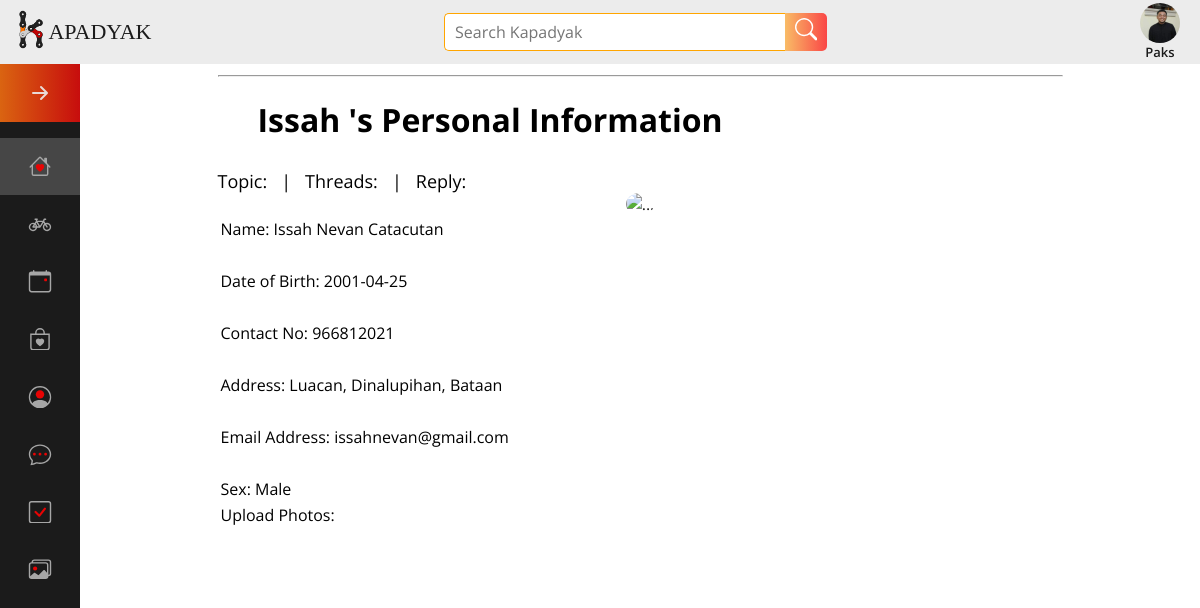
The app's page /Members/view_profile.php?id=25 (signed in) with its own data.
### tables this page shows
CREATE TABLE `members` (
  `member_id` int(11) NOT NULL,
  `email_address` varchar(255) DEFAULT NULL,
  `email_status` int(11) DEFAULT NULL,
  `username` varchar(255) DEFAULT NULL,
  `password` varchar(255) DEFAULT NULL,
  `confirm_password` varchar(255) DEFAULT NULL,
  `first_name` varchar(255) DEFAULT NULL,
  `middle_name` varchar(255) DEFAULT NULL,
  `last_name` varchar(255) DEFAULT NULL,
  `dob` date DEFAULT NULL,
  `sex` enum('Male','Female') DEFAULT NULL,
  `contact_number` int(11) DEFAULT NULL,
  `address` varchar(255) DEFAULT NULL,
  `image` varchar(255) NOT NULL,
  `online_status` text NOT NULL,
  `topic_ctr` varchar(255) NOT NULL,
  `threads_ctr` varchar(255) NOT NULL,
  `replies_ctr` varchar(255) NOT NULL,
  `access` varchar(50) NOT NULL,
  `unique_id` int(255) NOT NULL,
  `status` varchar(255) NOT NULL,
  `theme` varchar(255) NOT NULL
);

### Members/view_profile.php (the view, shortened to what this page needs)
 <?php $get_id=$_GET['id']; ?>
<!DOCTYPE html>
<html lang="en">
<head>
	<link rel="stylesheet" type="text/css" href="../style.css">
</head>
<body>
		<?php include 'poster.php';?>
    <div class="index-container">
		<div class="index-sidenav">
			<?php include '../Includes/Sidebar.php'; ?>
		</div>
		<div class="index-header">
			<?php include '../Includes/Header.php'; ?>
		<div class="index-content">
<center>
  <table>
  <tr>
  <td>
	<div class="container-fluid">
		<div class="row">
			<div class="col-md-3">
            	<div class="alert alert-info">
                  <hr />
       </div>
       </div>
			<div class="col-md-9">
                        <?php
			$query = $conn->query("select * from members where member_id = '$get_id'");
			$row = $query->fetch();
		?>
						<div class="jumbotron alert-info">
										<ul class="nav nav-tabs">
									<h1><?php echo $row['first_name']."'s"; ?> Personal Information</h1>
										</ul>
                                        	 <table border="0" width="845"><tr><td></td></tr></table>
<div class="panel panel-success">
  <div class="panel-heading">
      <div class="pull-right">
  <font size="4">  <i class="fa fa-clipboard"></i> Topic: <?php echo $row['topic_ctr'] ; ?> &nbsp;  | &nbsp;
			 <i class="fa fa-chain"></i> Threads: <?php echo $row['threads_ctr'] ; ?>  &nbsp; | &nbsp;
              <i class="fa fa-reply"></i> Reply: <?php echo $row['replies_ctr'] ; ?></font></div>
  </div>
  <div class="panel-body">
  		<div class="row">
        <div class="col-md-5">
	<center><a href="#change_profile_picture_modal" data-toggle="modal"> <img src="<?php echo $row['image']; ?>" width="280" height="240" alt="..." class="img-square thumbnail"/></a></center>
			</div>
			<div class="col-md-5">
            <table>
            <tr><td>
            	<label class="block">Name: <?php echo $row['first_name']." ".$row['middle_name']." ".$row['last_name']; ?></label>
            </td></tr>
            <tr>
            <td>
            </td>
            </tr>
             <tr><td>
            	<label class="block">Date of Birth: <?php echo $row['dob']; ?></label>
            </td></tr>
              <tr>
            <td>
            </td>
            </tr>
             <tr><td>
            	<label class="block">Contact No: <?php echo $row['contact_number']; ?></label>
            </td></tr>
              <tr>
            <td>
            </td>
            </tr>
             <tr><td>
              	<label class="block">Address: <?php echo $row['address']; ?></label>
            </td></tr>
              <tr>
            <td>
            </td>
            </tr>
            <tr>
           <td>
           	<label class="block">Email Address: <?php echo $row['email_address']; ?></label>
           </td>
            </tr>
              <tr>
            <td>
            </td>
            </tr>
               <tr>
           <td>
           	<label class="block">Sex: <?php echo $row['sex']; ?></label>
           </td>
            </tr>
            <td>
           	<label class="block">Upload Photos:</label>
           </td>
            </table>
			</div>
		</div>
  </div>
</div>
						</div>
			</div>
		</div>
	</div>
  </body>
</html>

### Includes/Header.php (shortened to what this page needs)
<!-- <?php
$session_Username = $_SESSION['SessionUsername'];
$session_memberID =  $_SESSION['id'];
?> -->
<?php
 $image_query = $conn->query("select * from members where member_id='$session_memberID'");
 while($image_row = $image_query->fetch())
 {
 if($image_row['image'] == ""){
    $memberImage = "../Images/default-profile.png";
} else{
    $memberImage=$image_row['image'];
}
 }
?>
<!DOCTYPE html>
<html lang="en">
<head>
    <link rel="stylesheet" href="../style.css">
</head>
<body>
    <header>
        <div class="header-logo" id="headerLogo">
            <a href="index.php"><img src="../Images/logo.png" >
                <span class="header-logo-text">APADYAK</span>
            </a>
        </div>
        <div class="header-search">
                <form action="search_result.php" method="post">
                <div class="search">
                <input type="text" name="search" class="searchTerm" placeholder="Search Kapadyak" oninput="searchSuggestionResults()" required>
                <button type="submit" class="searchButton">
                    <svg xmlns="http://www.w3.org/2000/svg" fill="currentColor" class="bi bi-search" viewBox="0 0 16 16">
                    <path d="M11.742 10.344a6.5 6.5 0 1 0-1.397 1.398h-.001c.03.04.062.078.098.115l3.85 3.85a1 1 0 0 0 1.415-1.414l-3.85-3.85a1.007 1.007 0 0 0-.115-.1zM12 6.5a5.5 5.5 0 1 1-11 0 5.5 5.5 0 0 1 11 0z"/>
                    </svg>
                </button>
                </form>
             </div>
        </div>
        <div class="header-links">
            <span class="profile-username" onclick="showMenu()">
              <img src=" <?php  echo $memberImage; ?>" class="img-square" >
                <span class="header-links-username"><?php echo "$session_Username";?></span>
            </span>
        </div>
</body>
</html>

### style.css (style rules this page uses)
html body { margin: 0; padding: 0; box-sizing: border-box; }
.index-container { display: grid; grid-template-columns: auto 1fr; grid-auto-rows: minmax(auto, auto); height: auto; width: 100%; grid-template-areas: 'header2 header2' 'sidenav indexcontent'; }
.index-sidenav { grid-area: sidenav; }
.index-header { z-index: 5; grid-area: header2; position: sticky; background-color: linear-gradient(270deg, rgba(199,13,13,1) 0%, rgba(218,100,17,1) 100%); top: 0; }
.index-content { grid-area: indexcontent; }
:root { font-size: 16px; font-family: 'Open Sans', sans-serif; --text-primary: #b6b6b6; --text-secondary: #ececec; --text-red: rgb(255, 0, 0); --bg-primary: rgb(75, 75, 75); --bg-secondary: #1b1b1b; --gradient: linear-gradient(270deg, rgba(199,13,13,1) 0%, rgba(218,100,17,1) 100%); --transition-speed: 300ms; }
svg { width: 1.4rem; height: 1.4rem; }
header > li, a, span, input { font-family:'Open Sans'; font-size: 16px; color: var(--bg-secondary); text-decoration: none; list-style-type: none; }
header { height: 4rem; background-color: var(--text-secondary); display: flex; flex-direction: row; justify-content: space-between; align-items: center; }
.header-logo a { display: flex; align-items: center; }
.header-logo > a >img { width: 1.9rem; margin:-5px 0 0 1em; }
.header-logo-text { font-size:22px; font-family: 'Arial black'; margin-left: 2px; }
.search { display:flex; justify-content: center; align-items: center; }
.searchTerm { width: 20em; border: 1px solid orange; border-right: none; padding: 7px 10px; border-radius: 5px 0 0 5px; outline: none; color: var(--bg-primary); }
.searchButton { width: auto; height: 38px; border: 1px solid var(--gradient); background: linear-gradient(270deg, rgba(253,29,29,.8) 0%, rgba(252,176,69,.8) 100%); text-align: center; color: #fff; border-radius: 0 5px 5px 0; cursor: pointer; font-size: 20px; }
.searchButton svg { margin: 4px; width: auto; }
.header-links { margin: 0; padding: 0 20px; }
.profile-username { display: flex; flex-direction: column; justify-content: center; align-items: center; margin-top: 0px; }
.profile-username img { width: 40px; height: 40px; cursor: pointer; }
.header-links-username { font-size: 13px; font-weight: 600; text-transform: capitalize; cursor: pointer; color: var(--bg-secondary); }
.img-square { height: 40px; width: 40px; border-radius: 50%; object-fit: cover; object-position: center; }

### records on screen
members: image (picture)
members: first_name "Issah", middle_name "Nevan", last_name "Catacutan", dob "2001-04-25", contact_number "966812021", address "Luacan, Dinalupihan, Bataan", email_address "issahnevan@gmail.com", sex "Male"

### other values on screen
$session_Username "Paks"
